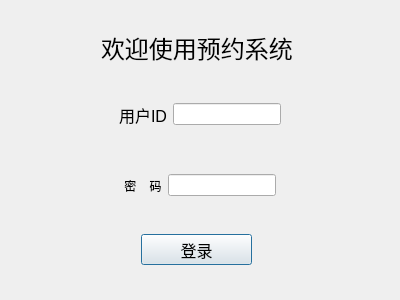
<?xml version="1.0" encoding="UTF-8"?>
<ui version="4.0">
 <class>Dialog</class>
 <widget class="QDialog" name="Dialog">
  <property name="geometry">
   <rect>
    <x>0</x>
    <y>0</y>
    <width>400</width>
    <height>300</height>
   </rect>
  </property>
  <property name="sizePolicy">
   <sizepolicy hsizetype="Fixed" vsizetype="Fixed">
    <horstretch>0</horstretch>
    <verstretch>0</verstretch>
   </sizepolicy>
  </property>
  <property name="minimumSize">
   <size>
    <width>400</width>
    <height>300</height>
   </size>
  </property>
  <property name="maximumSize">
   <size>
    <width>400</width>
    <height>300</height>
   </size>
  </property>
  <property name="windowTitle">
   <string>登录</string>
  </property>
  <property name="styleSheet">
   <string notr="true">font: 9pt &quot;微软雅黑&quot;;
</string>
  </property>
  <layout class="QVBoxLayout" name="verticalLayout">
   <item>
    <widget class="QWidget" name="widget_3" native="true">
     <widget class="QLabel" name="loginTitle">
      <property name="geometry">
       <rect>
        <x>90</x>
        <y>10</y>
        <width>376</width>
        <height>53</height>
       </rect>
      </property>
      <property name="font">
       <font>
        <family>.AppleSystemUIFont</family>
        <pointsize>18</pointsize>
        <weight>50</weight>
        <italic>false</italic>
        <bold>false</bold>
       </font>
      </property>
      <property name="styleSheet">
       <string notr="true">font: 18pt &quot;.AppleSystemUIFont&quot;;</string>
      </property>
      <property name="text">
       <string>欢迎使用预约系统</string>
      </property>
      <property name="scaledContents">
       <bool>false</bool>
      </property>
      <property name="margin">
       <number>10</number>
      </property>
      <property name="indent">
       <number>-1</number>
      </property>
      <property name="textInteractionFlags">
       <set>Qt::LinksAccessibleByMouse</set>
      </property>
      <property name="buddy">
       <cstring></cstring>
      </property>
     </widget>
    </widget>
   </item>
   <item>
    <widget class="QWidget" name="widget" native="true">
     <layout class="QHBoxLayout" name="horizontalLayout">
      <item>
       <spacer name="horizontalSpacer">
        <property name="orientation">
         <enum>Qt::Horizontal</enum>
        </property>
        <property name="sizeHint" stdset="0">
         <size>
          <width>40</width>
          <height>20</height>
         </size>
        </property>
       </spacer>
      </item>
      <item>
       <widget class="QLabel" name="label">
        <property name="font">
         <font>
          <family>.AppleSystemUIFont</family>
          <pointsize>12</pointsize>
          <weight>50</weight>
          <italic>false</italic>
          <bold>false</bold>
         </font>
        </property>
        <property name="styleSheet">
         <string notr="true">font: 12pt &quot;.AppleSystemUIFont&quot;;</string>
        </property>
        <property name="text">
         <string>用户ID</string>
        </property>
        <property name="alignment">
         <set>Qt::AlignCenter</set>
        </property>
       </widget>
      </item>
      <item>
       <widget class="QLineEdit" name="lineEdit"/>
      </item>
      <item>
       <spacer name="horizontalSpacer_2">
        <property name="orientation">
         <enum>Qt::Horizontal</enum>
        </property>
        <property name="sizeHint" stdset="0">
         <size>
          <width>40</width>
          <height>20</height>
         </size>
        </property>
       </spacer>
      </item>
     </layout>
    </widget>
   </item>
   <item>
    <widget class="QWidget" name="widget_2" native="true">
     <layout class="QHBoxLayout" name="horizontalLayout_2">
      <item>
       <spacer name="horizontalSpacer_3">
        <property name="orientation">
         <enum>Qt::Horizontal</enum>
        </property>
        <property name="sizeHint" stdset="0">
         <size>
          <width>40</width>
          <height>20</height>
         </size>
        </property>
       </spacer>
      </item>
      <item>
       <widget class="QLabel" name="label_2">
        <property name="styleSheet">
         <string notr="true">font: 12pt &quot;.AppleSystemUIFont&quot;;</string>
        </property>
        <property name="text">
         <string>密    码</string>
        </property>
        <property name="alignment">
         <set>Qt::AlignCenter</set>
        </property>
       </widget>
      </item>
      <item>
       <widget class="QLineEdit" name="lineEdit_2">
        <property name="echoMode">
         <enum>QLineEdit::Password</enum>
        </property>
       </widget>
      </item>
      <item>
       <spacer name="horizontalSpacer_4">
        <property name="orientation">
         <enum>Qt::Horizontal</enum>
        </property>
        <property name="sizeHint" stdset="0">
         <size>
          <width>40</width>
          <height>20</height>
         </size>
        </property>
       </spacer>
      </item>
     </layout>
    </widget>
   </item>
   <item>
    <widget class="QWidget" name="widget_4" native="true">
     <widget class="QPushButton" name="pushButton">
      <property name="geometry">
       <rect>
        <x>130</x>
        <y>10</y>
        <width>111</width>
        <height>31</height>
       </rect>
      </property>
      <property name="font">
       <font>
        <family>.AppleSystemUIFont</family>
        <pointsize>12</pointsize>
        <weight>50</weight>
        <italic>false</italic>
        <bold>false</bold>
       </font>
      </property>
      <property name="styleSheet">
       <string notr="true">font: 12pt &quot;.AppleSystemUIFont&quot;;</string>
      </property>
      <property name="text">
       <string>登录</string>
      </property>
     </widget>
    </widget>
   </item>
  </layout>
 </widget>
 <resources/>
 <connections/>
</ui>
